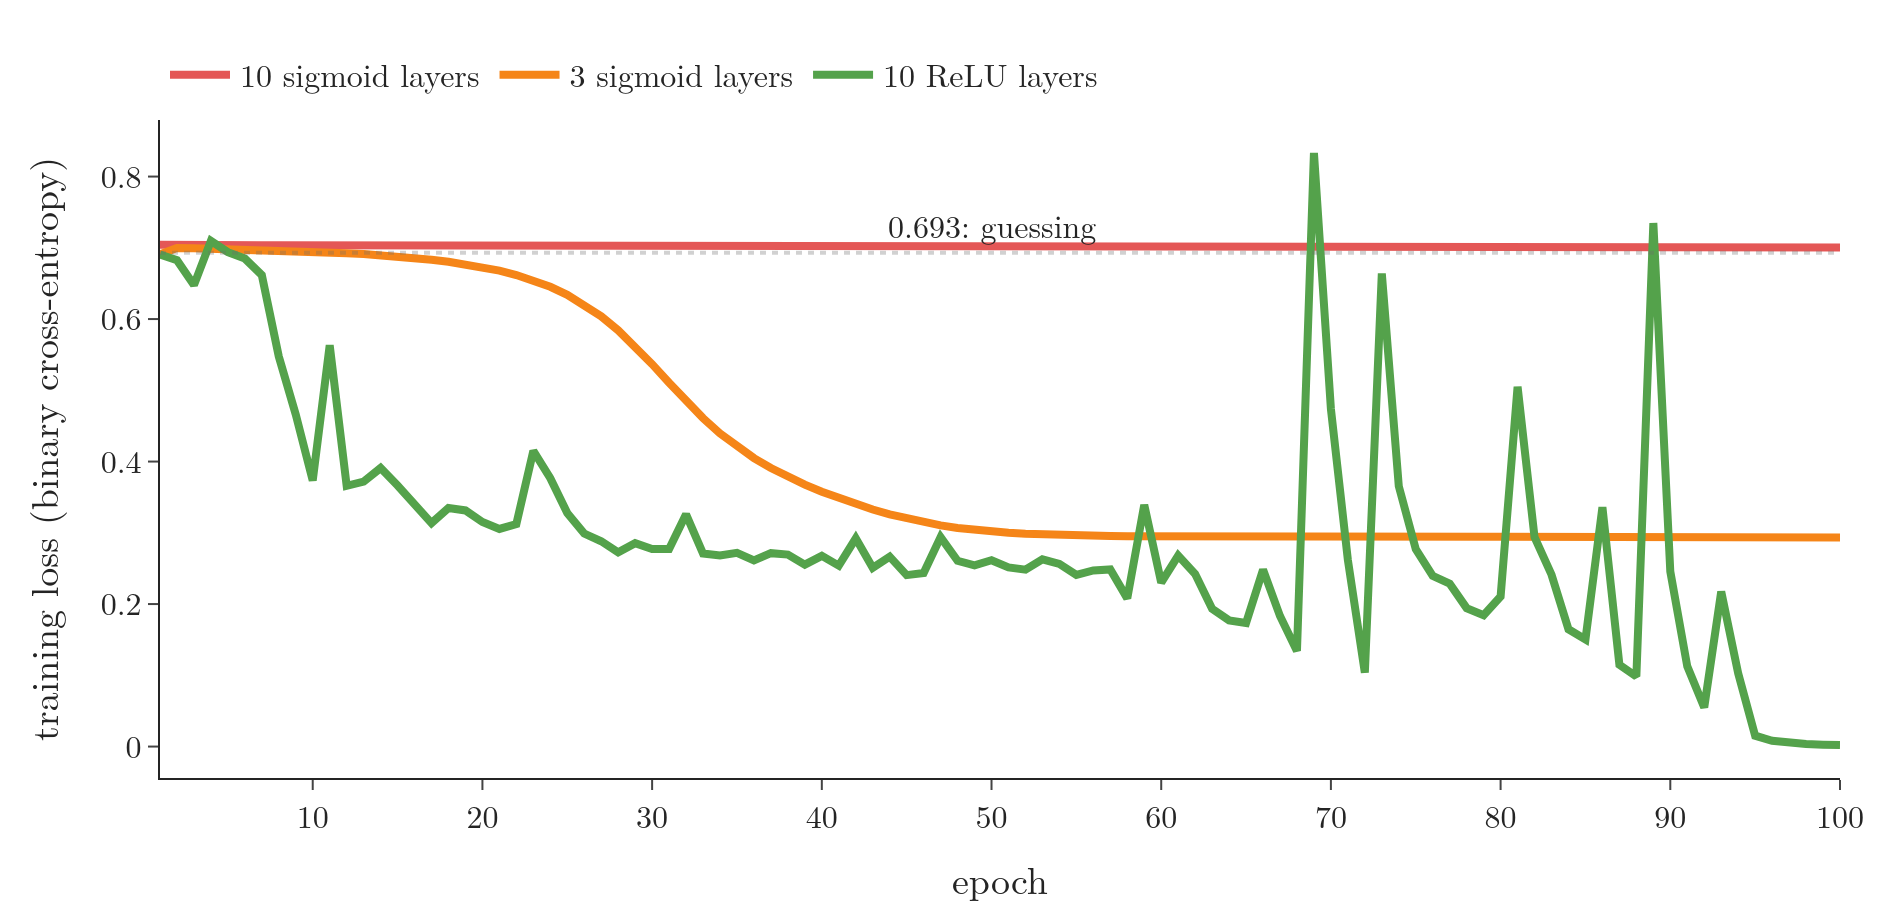

The script that drew this image:
"""Training loss over 100 epochs for the three networks of the Note (from the Notebook) (Plotly)."""
from pathlib import Path
import pandas as pd
import plotly.graph_objects as go
from common import ORANGE, GREEN, RED, GREY, FONT

here = Path(__file__).parent
h = pd.read_csv(here.parent / "data" / "loss_histories.csv")
fig = go.Figure()
for name, c in (("10 sigmoid layers", RED), ("3 sigmoid layers", ORANGE), ("10 ReLU layers", GREEN)):
    fig.add_trace(go.Scatter(x=h.epoch + 1, y=h[name], name=name, line=dict(color=c, width=4)))
fig.add_hline(y=0.6931, line=dict(color=GREY, dash="dot", width=2))
fig.add_annotation(x=50, y=0.6931, text="0.693: guessing", showarrow=False, yshift=14)
fig.update_layout(template="simple_white", width=950, height=460, font=FONT, legend=dict(orientation="h", x=0.0, y=1.12),
                  xaxis=dict(title="epoch"), yaxis=dict(title="training loss (binary cross-entropy)"),
                  margin=dict(l=80, r=30, t=60, b=60))
fig.write_image(here / "loss_curves.png", scale=2)
fig.write_image(here / "loss_curves.pdf")
